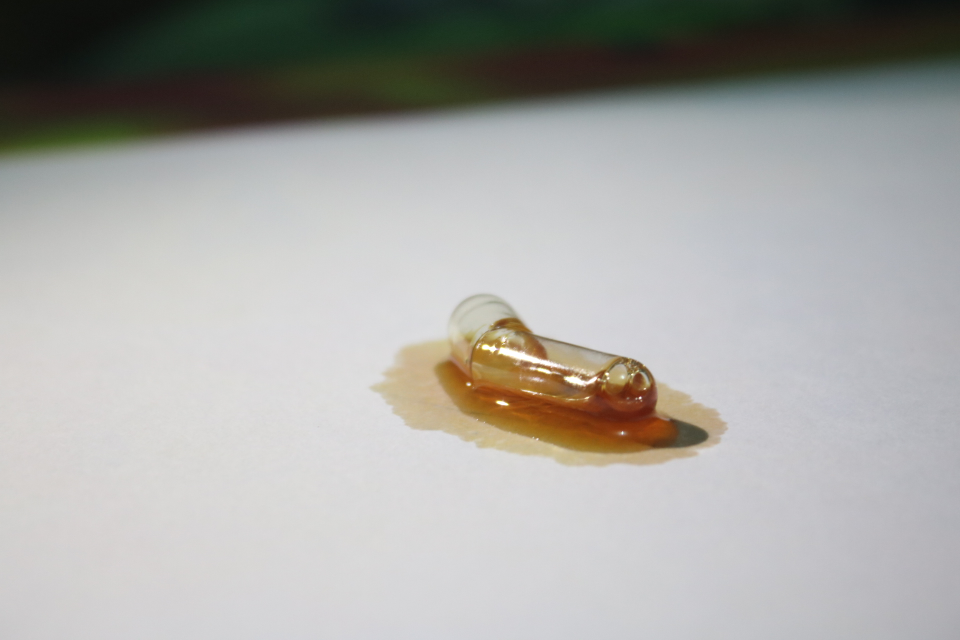
#> input picture kaps/IMG_1638.JPG, 1920 x 1280 px (shown at 1/2 size); its folder holds 4 pictures in this run
$ python cek.py
#> lines starting #> are read from the running program, lines starting #| are printed output that depends on the picture
import cv2
import os

# Folder input dan output
input_folder = "kaps"  # Folder yang berisi gambar-gambar
output_folder = "kaps_resize"  # Folder untuk menyimpan hasil resize

# Pastikan folder output ada
os.makedirs(output_folder, exist_ok=True)

# Ambil semua file dalam folder input
file_list = os.listdir(input_folder)

# Filter hanya file gambar (ekstensi umum: jpg, jpeg, png)
valid_extensions = (".jpg", ".jpeg", ".png", ".bmp")  # Bisa ditambah jika perlu
image_files = [f for f in file_list if f.lower().endswith(valid_extensions)]

# Jika tidak ada gambar, tampilkan pesan
if not image_files:
    print(f"❌ Tidak ada gambar dalam folder '{input_folder}'.")
else:
    print(f"📂 Ditemukan {len(image_files)} gambar dalam '{input_folder}', memproses...")

    # Loop melalui semua gambar dalam folder
    for filename in image_files:
        input_path = os.path.join(input_folder, filename)
        output_path = os.path.join(output_folder, filename)

        # Baca gambar
        img = cv2.imread(input_path)
#> img is the input picture: shape (1280, 1920, 3); mean B, G, R 164.7, 167.9, 168.4

        if img is None:
            print(f"❌ Gagal membaca {filename}, mungkin format tidak didukung.")
            continue

        print(f"✅ Memproses {filename} - Ukuran Asli: {img.shape}")
#| ✅ Memproses IMG_1638.JPG - Ukuran Asli: (1280, 1920, 3)

        # Resize ke ukuran yang diinginkan
        new_size = (512, 512)  # Ubah ukuran sesuai kebutuhan
        resized_img = cv2.resize(img, new_size)
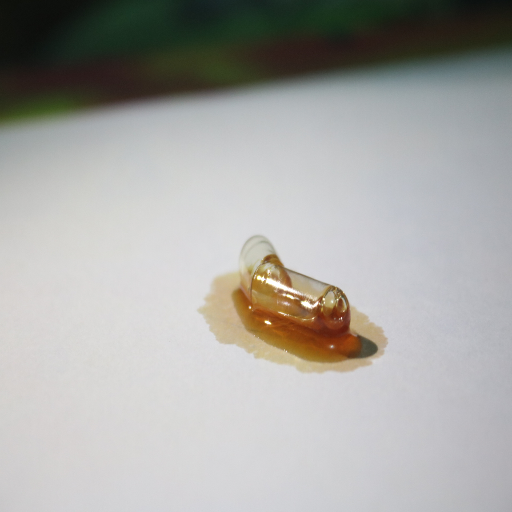
#> resized_img: shape (512, 512, 3); mean B, G, R 164.7, 167.8, 168.3

        # Simpan hasil resize
        success = cv2.imwrite(output_path, resized_img)

        if success:
            print(f"✅ {filename} telah diresize dan disimpan ke '{output_folder}'")
        else:
            print(f"❌ Gagal menyimpan {filename}, cek izin folder atau format file.")
#> pass 2 of the loop `for filename in image_files:`:
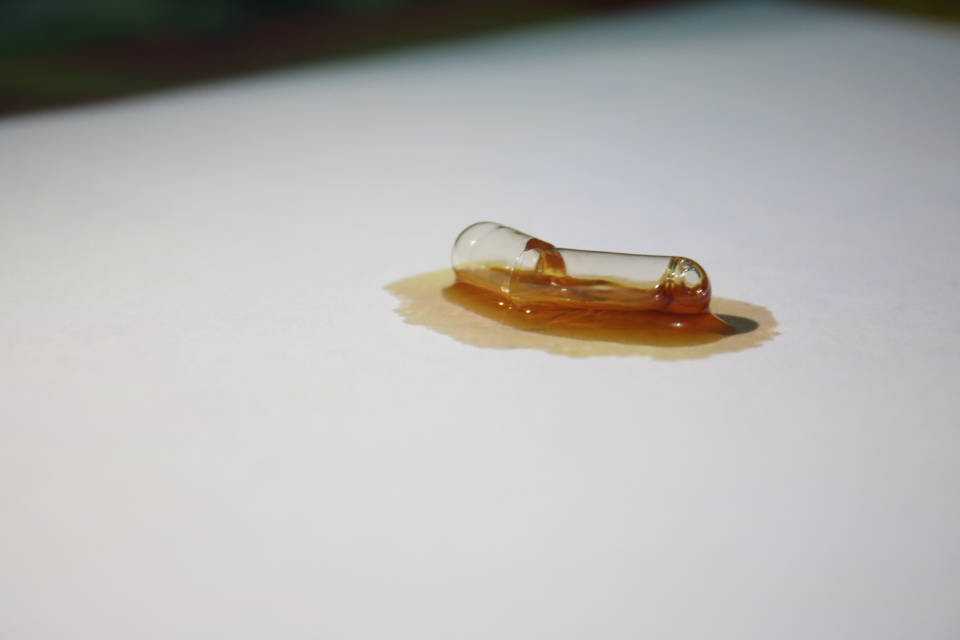
#> input picture kaps/IMG_1639.JPG, 1920 x 1280 px (shown at 1/2 size)
#> img is the input picture: shape (1280, 1920, 3); mean B, G, R 177.8, 179.6, 181.1
#| ✅ Memproses IMG_1639.JPG - Ukuran Asli: (1280, 1920, 3)
#> `resized_img = cv2.resize(img, new_size)`:
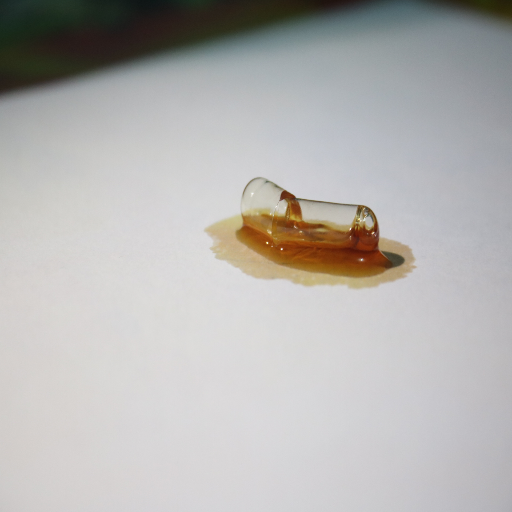
#> resized_img: shape (512, 512, 3); mean B, G, R 177.8, 179.5, 181.1
#> pass 3 of the loop `for filename in image_files:`:
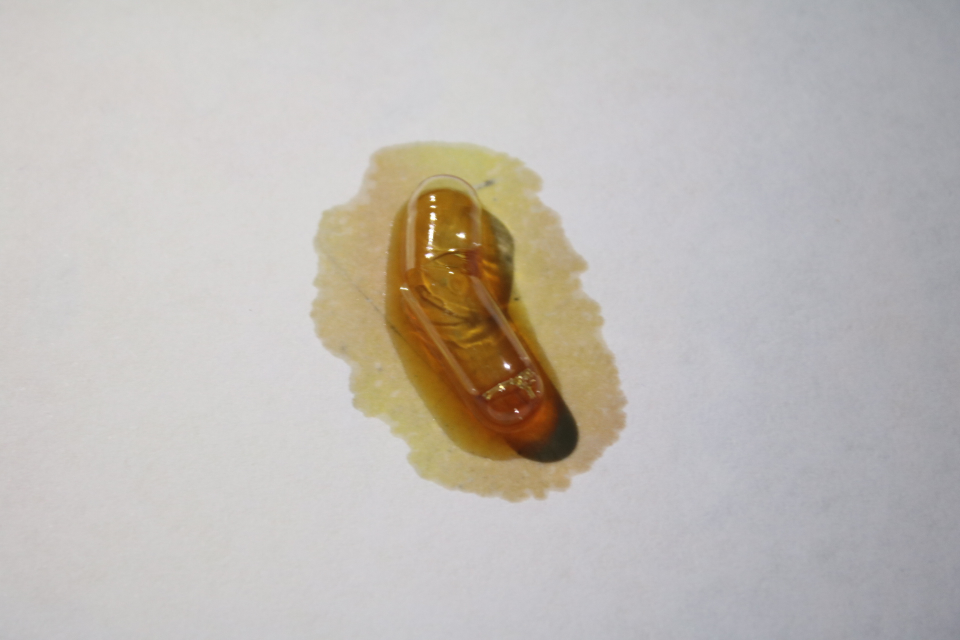
#> input picture kaps/IMG_1640.JPG, 1920 x 1280 px (shown at 1/2 size)
#> img is the input picture: shape (1280, 1920, 3); mean B, G, R 181.6, 186.7, 191.9
#| ✅ Memproses IMG_1640.JPG - Ukuran Asli: (1280, 1920, 3)
#> `resized_img = cv2.resize(img, new_size)`:
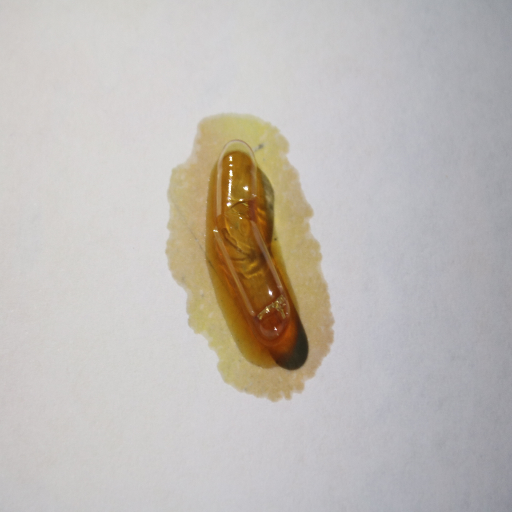
#> resized_img: shape (512, 512, 3); mean B, G, R 181.6, 186.7, 191.8
#> the loop made 4 passes; the first 3 are shown

    print(f"🎉 Proses selesai! Semua gambar telah diresize dan disimpan di '{output_folder}'")
